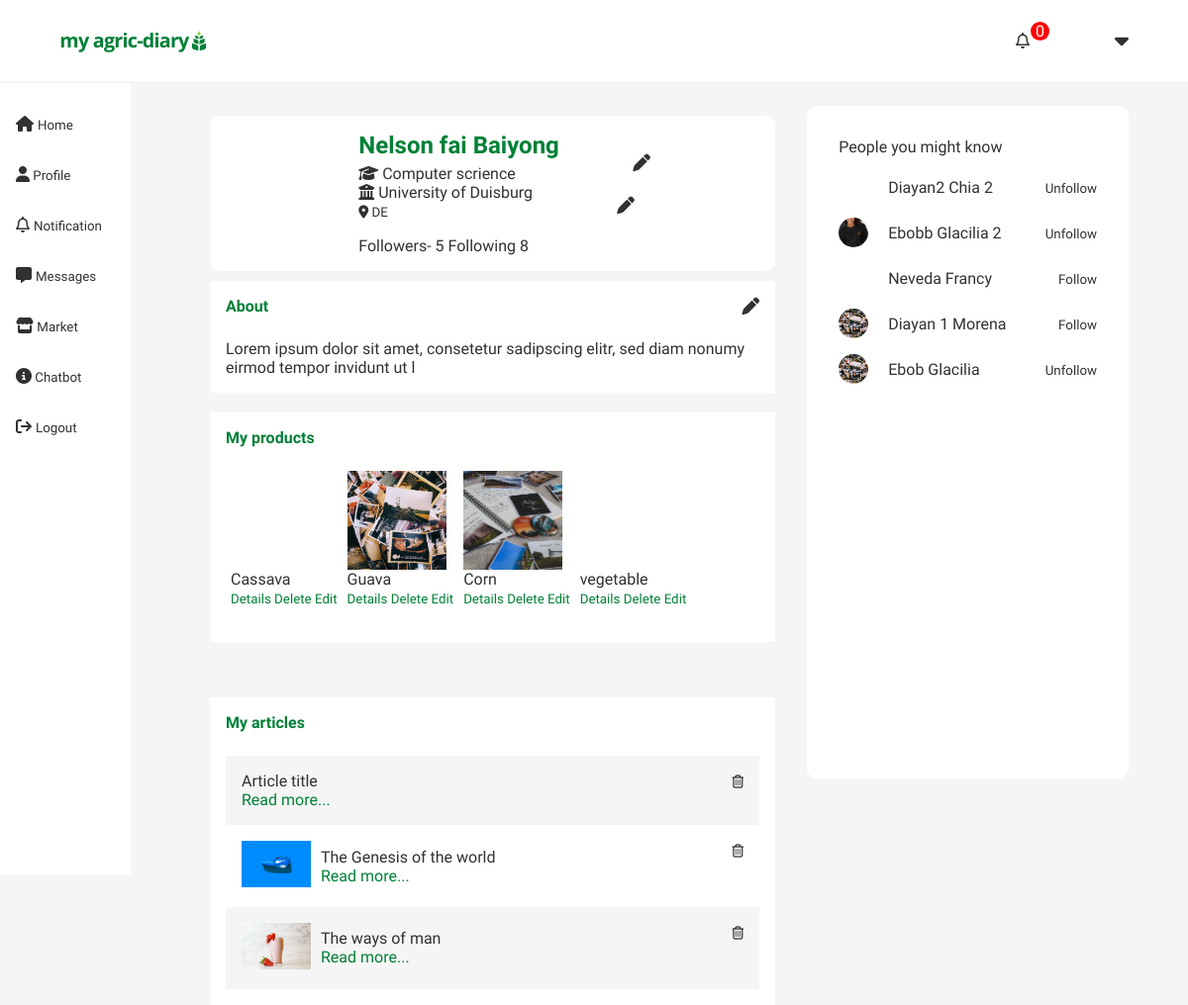
The page /account/profile/5 (signed in) on the database its author committed.
### account/models.py (models this page shows)
class CustomUser(AbstractUser):
    email = models.EmailField(unique=True)
    first_name = models.CharField( max_length=100 , blank=False)
    last_name= models.CharField( max_length=100 , blank=False )
    bio=models.CharField(max_length=400,blank=True, null=True)
    location = CountryField(blank_label='(select country)')
    profile_pic=models.ImageField( upload_to='profilepics/' ,blank=True, null=True,validators=[FileExtensionValidator(['jpg','png',])])
    is_student = models.BooleanField(default=False)
    course = models.CharField(max_length=100 ,blank=True, null=True)
    instituition = models.CharField(max_length=100 ,blank=True, null=True)
    profession=models.CharField(max_length=100 ,blank=True, null=True)
    company = models.CharField(max_length=100 ,blank=True, null=True)
    date_joined = models.DateTimeField( auto_now_add=True)
    is_active = models.BooleanField( default=True)
    username = None
    USERNAME_FIELD = 'email'
    REQUIRED_FIELDS = []
    objects = UserManager()
    def __str__(self):
        return self.last_name

### Friends/models.py (models this page shows, shortened)
class Network(models.Model):
    user = models.OneToOneField(CustomUser, related_name='myfollowing', on_delete=models.CASCADE)
    follower = models.ManyToManyField(CustomUser ,related_name='follows_me')
    following = models.ManyToManyField(CustomUser,related_name='i_follow')

### marketplace/models.py (models this page shows, shortened)
class ProductItem(models.Model):
    user_profile=models.ForeignKey(CustomUser, on_delete=models.CASCADE)
    product=models.CharField(max_length=200 )
    product_description=models.CharField(max_length=400 )
    quantity=models.CharField(max_length=200 )
    price=models.CharField(max_length=200 )
    location=models.CharField(max_length=200)
    main_image=models.ImageField()
    image2=models.ImageField(blank=True, null=True)
    image3=models.ImageField(blank=True, null=True)
    product_category=models.CharField(choices=category, max_length=20, default='none')
    view_count=models.IntegerField(default=0 )

### feed/models.py (models this page shows, shortened)
class Articles (models.Model):
    author=models.ForeignKey(CustomUser, related_name='profile' ,on_delete= models.CASCADE)
    title = models.CharField( max_length=200, blank=True, null=True)
    body = RichTextField( blank=True, null=True )
    slug = models.SlugField()
    date = models.DateTimeField(auto_now_add=True)
    article_image = models.ImageField(upload_to='articlepics/', blank=True, null=True,validators=[FileExtensionValidator(['jpg','png',])])
    likes =models.ManyToManyField(CustomUser, default=None,blank=True, related_name='liked')
    tag = TaggableManager(blank=True)

### account/views.py (the view)
# urls.py: path('profile/<slug:slug>',views.profile, name='profile'),
@login_required
def profile(request,slug):
    profile=CustomUser.objects.get(id = slug )
    products=ProductItem.objects.filter(user_profile=profile)
    articles=Articles.objects.filter(author=profile)
    followers = Network.objects.get(user=profile)
    context={
                'profile':profile,
                'products':products,
                'articles':articles,
                'network':followers
            }
    return render(request ,'account/profile.html',context)

### account/templates/account/profile.html (shortened to what this page needs)
{% extends 'main/base.html'%}
{% load static %}
{% block content %}
<div class="grid-container">
    <main>
<div class="profile-container">
    <div class="profile-image-container">
        <div class="profile-image">
            {% if profile.profile_pic %}
                <div class="roundedprofile" style="background:url('{{profile.profile_pic.url}}') ;background-position: center; background-size: contain; width:100% !important; padding-top: 100%;">  </div>
            {% else %}
             <img src="https://img.icons8.com/external-icongeek26-outline-icongeek26/250/000000/external-farmer-farming-icongeek26-outline-icongeek26.png" style="width:90%"/>
            {% endif %}
        </div>
        <div class="profile-name">
            <h2 class="name"> {{ profile.get_full_name}}
                {% if profile == request.user %}
                <span class="deletebtnfloat"> <a href="{% url 'editname' %}" style="font-size: 1.1rem;color:grey;font-weight:normal;top:0;"> <i class="fa-solid fa-pen"></i></a></span>
                {%endif%}
            </h2>
            <div class="sector">
                {% if profile.is_student %}
                    {% if profile.course %}
                        <p><i class="fa-solid fa-graduation-cap"></i>  {{ profile.course}} </p>
                    {% endif %}
                    {% if profile.instituition %}
                        <p><i class="fa-solid fa-building-columns"></i>  {{ profile.instituition}} </p>
                    {% endif %}
                {% endif %}
                <p> <small> <i class="fa-solid fa-location-dot"></i> {{profile.location}} </small></p>
                    <span class="deletebtnfloat">
                        {% if profile == request.user %}
                        <span class="deletebtnfloat"> <a href="{% url 'editeducation' %}" style="font-size: 1.1rem;color:grey;font-weight:normal;top:0;"> <i class="fa-solid fa-pen"></i></a></span>
                        {%endif%}
                    </span>
            </div>
       <p> <span onclick="closepopup();shownetwork('following22','followers22')" >   Followers- {{profile.myfollowing.follower.count}} </span> <span onclick="closepopup();shownetwork('followers22','following22')" >  Following {{profile.myfollowing.following.count}}</span> </p>
        </div>
    </div>
        <div class="about">
            <h4> About </h4>
            <br>
            {% if profile.bio %}
            <p>
                {{ profile.bio }}
            </p>
            {%else%}
            ....
            {% endif %}
            {% if profile == request.user %}
            <span class="deletebtnfloat"> <a href="{% url 'editbio' %}" style="font-size: 1.1rem;color:grey;font-weight:normal;top:0;"> <i class="fa-solid fa-pen"></i></a></span>
            {%endif%}
        </div>
    <div class="profile-info-contaner">
            {% if products %}
                <div class="profile-product-container">
                    <h4>My products</h4>
                    <br>
                    <div class="products">
                    {% for product in products %}
                        <div class="products">
                                <div style="margin-inline:5px ;">
                                    <div style="background:url('{{ product.main_image.url }}') ;width:100px;height: 100px;background-position: center;background-repeat: no-repeat;background-size: cover;" > </div>
                                        <div class="product-info">
                                            <p> {{ product.product | truncatechars:10}} </p>
                                            <small><a href="{% url 'product' slug=product.id %}"> Details</a> </small>
                                            <small><a href="{% url 'delete_product' product.id %}"> Delete</a> </small>
                                            <small><a href="{% url 'edit_product' product.id %}"> Edit</a> </small>
                                        </div>
                                        <br>
                                </div>
                                <br>
                        </div>
                    {% endfor%}
                </div>
                </div>
            {% endif %}
            {% if products %}
                <div class="profile-articles">
                    <h4>My articles </h4>
                    <br>
                    {% for article in articles %}
                    <div class="article-item" id="article{{article.id}}">
                        {% if article.article_image %}
                        <div class="image">
                            <img src="{{ article.article_image.url }}" alt="article image" width="70px">
                        </div>
                        {% endif %}
                        <div>
                                <a href="{% url 'details' article_slug=article.slug %}">
                                    <div>
                                        {% if article.title %}
                                    {{ article.title|truncatechars:90 }}
                                    {%else%}
                                    Article title
                                    {% endif %}
                                </div></a>
                                <p><a href=" {% url 'details' article_slug=article.slug %}"> Read more...</a></p>
                            {% if article.author == request.user %}
                            <span class="deletebtnfloat">
                                <button onclick="deleteConfirm(event,id='article{{article.id}}', article_id='{{article.id}}' )"> <i class="fa-regular fa-trash-can"></i></button>
                            </span>
                                {% endif %}
                    </div>
                    </div>
                {% endfor %}
                </div>
                {% endif %}
        </div>
    </div>
</main>
<div class="sidebar sidebar_right">
    <div class="networksugestion">
        <p>People you might know </p>
        {% for item in friendsuggestions%}
        <div class="flex flex_outerfollow" style="justify-content: space-between;">
            <div class="flex" >
                <a href="{% url 'profile' item.user.id %}"> <span class="roundedprofile" style="background:url('{{ item.user.profile_pic.url}}') ;background-position: center; background-size: contain;" > </span> </a>
                    <div>
                        <a href="{% url 'profile' item.user.id %}"> <div class="contact-name"> {{ item.user.get_full_name|title }} </div>	</a>
                    </div>
            </div>
            <div>
                {% if item.user != request.user %}
                <span>
                    {% if item.user in mynetwork.following.all %}
                        <button onclick="network(event,url='unfollow', profile_id='{{item.user.id}}',id='itembtn')" >Unfollow</button>
                    {% else %}
                        <button onclick="network(event,url='follow', profile_id='{{item.user.id}}' ,id='itembtn')" >Follow</button>
                    {% endif %}
                </span>
                {% endif %}
            </div>
        </div>
        {% endfor %}
    </div>
</div>
</div>
{% endblock %}

### templates/main/base.html (shortened to what this page needs)
{% load static %}
<!DOCTYPE html>
<html lang="en">
<head>
    <link rel="stylesheet" href="{% static 'styles/mainstyle.css'%}">
    <link rel="stylesheet" href="{% static stylesheet %}">
</head>
<body>
        <header>
            <div class="logo">
             <a href="../../../">   <img src="{% static 'images/my agric-diary.png'%}" width="100%"></a>
            </div>
            <div class="header-right">
                    {% if request.user.is_authenticated %}
                            <span>
                                <a href="{% url 'notification' %}">
                                    <span class="notification-wrapper">
                                        <span class="notification-counter">
                                               <span><i class="fa-regular fa-bell"> </i> </span>
                                                <span id="counter"> {{count}} </span>
                                        </span>
                                    </span>
                                </a>
                            </span>
                        <span>
                            {% if request.user.profile_pic %}
                            <a href="{% url 'profile' request.user.id %}">
                                <div class="roundedprofile" style="background:url('{{request.user.profile_pic.url}}') ;background-position: center; background-size: contain;">  </div> </a>
                            {% else %}
                            <a href="{% url 'profile' request.user.id %}">   <img src="https://encrypted-tbn0.gstatic.com/images?q=tbn:ANd9GcR9RzmCAKhjBMu6GN8LHxNLTw8Vt347xfIXWA&usqp=CAU" alt="" width="30px"></a>
                            {% endif %}
                        </span>
                            <span class="dropdown">
                                <span class="dropbtn" onclick="myFunction(data='myDropdown{{article.id}}')"> <i class="fa-solid fa-caret-down"></i></span>
                              </span>
                    {% else %}
                        <span> <a href="{% url 'login' %}"> Login </a> </span>
                        <span> <a href="{% url 'signup' %}"> Signup </a></span>
                    {% endif %}
            </div>
        </header>
   <div class="flex-container">
    <div class="bodynav_right">
        <a href="../../../"> <i class="fa-solid fa-house"></i> <small> Home </small></a>
        <a href="{% url 'profile'  request.user.id %}"> <i class="fa-solid fa-user"></i><small>  Profile</small> </a>
        <a href="{% url 'notification' %}"> <i class="fa-regular fa-bell"></i> <small> Notification </small>  </a>
        <a href="{% url 'chatlobby' %}"> <i class="fa-solid fa-message"></i>  <small> Messages </small></a>
        <a href="{% url 'market' %}"> <i class="fa-solid fa-store"></i><small>  Market </small> </a>
        <a href="{% url 'ai_room' %}"> <i class="fa-solid fa-circle-info"></i><small> Chatbot </small>  </a>
        <a href="{% url 'logout' %}"><i class="fa-solid fa-arrow-right-from-bracket"></i> <small> Logout  </small></a>
    </div>
        {% block content %}
        {% endblock%}
    </div>
</body>
</html>

### rows shown on the page
CustomUser: get_full_name "Nelson fai Baiyong", course "Computer scrience", instituition "University of Duisburg", location "DE", myfollowing.follower.count "5", myfollowing.following.count "8", bio "Lorem ipsum dolor sit amet, consetetur sadipscing elitr, sed diam nonumy eirmod tempor invidunt ut l"
ProductItem: product "Cassava"
ProductItem: main_image (picture), product "Guava"
ProductItem: main_image (picture), product "Corn"
ProductItem: product "vegetable"
Articles: shows "Article title"
Articles: article_image (picture), title "The Genesis of the world"
Articles: article_image (picture), title "The ways of man"
Network: user.get_full_name "Diayan2 Chia 2"
Network: user.profile_pic (picture), user.get_full_name "Ebobb Glacilia 2"
Network: user.get_full_name "Neveda Francy"
Network: user.profile_pic (picture), user.get_full_name "Diayan 1 Morena"
Network: user.profile_pic (picture), user.get_full_name "Ebob Glacilia"

### other values the page prints
{{ count }} "0"
